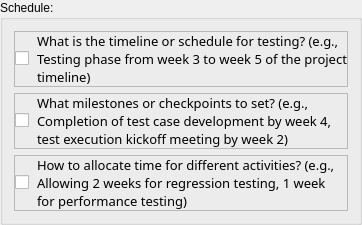
                      <widget class="QGroupBox" name="groupBox_7">
                       <property name="title">
                        <string>Schedule:</string>
                       </property>
                       <layout class="QVBoxLayout" name="verticalLayout_15">
                        <item>
                         <widget class="QFrame" name="frame_16">
                          <property name="frameShape">
                           <enum>QFrame::StyledPanel</enum>
                          </property>
                          <property name="frameShadow">
                           <enum>QFrame::Raised</enum>
                          </property>
                          <layout class="QHBoxLayout" name="horizontalLayout_21">
                           <property name="spacing">
                            <number>8</number>
                           </property>
                           <property name="leftMargin">
                            <number>0</number>
                           </property>
                           <property name="topMargin">
                            <number>0</number>
                           </property>
                           <property name="rightMargin">
                            <number>0</number>
                           </property>
                           <property name="bottomMargin">
                            <number>0</number>
                           </property>
                           <item>
                            <widget class="QCheckBox" name="c22">
                             <property name="sizePolicy">
                              <sizepolicy hsizetype="Fixed" vsizetype="Fixed">
                               <horstretch>0</horstretch>
                               <verstretch>0</verstretch>
                              </sizepolicy>
                             </property>
                             <property name="text">
                              <string/>
                             </property>
                            </widget>
                           </item>
                           <item>
                            <widget class="QLabel" name="label_20">
                             <property name="font">
                              <font>
                               <family>Cascadia Mono</family>
                               <pointsize>10</pointsize>
                               <weight>50</weight>
                               <italic>false</italic>
                               <bold>false</bold>
                              </font>
                             </property>
                             <property name="text">
                              <string>What is the timeline or schedule for testing? (e.g., Testing phase from week 3 to week 5 of the project timeline)</string>
                             </property>
                             <property name="wordWrap">
                              <bool>true</bool>
                             </property>
                            </widget>
                           </item>
                          </layout>
                         </widget>
                        </item>
                        <item>
                         <widget class="QFrame" name="frame_17">
                          <property name="frameShape">
                           <enum>QFrame::StyledPanel</enum>
                          </property>
                          <property name="frameShadow">
                           <enum>QFrame::Raised</enum>
                          </property>
                          <layout class="QHBoxLayout" name="horizontalLayout_22">
                           <property name="spacing">
                            <number>8</number>
                           </property>
                           <property name="leftMargin">
                            <number>0</number>
                           </property>
                           <property name="topMargin">
                            <number>0</number>
                           </property>
                           <property name="rightMargin">
                            <number>0</number>
                           </property>
                           <property name="bottomMargin">
                            <number>0</number>
                           </property>
                           <item>
                            <widget class="QCheckBox" name="c23">
                             <property name="sizePolicy">
                              <sizepolicy hsizetype="Fixed" vsizetype="Fixed">
                               <horstretch>0</horstretch>
                               <verstretch>0</verstretch>
                              </sizepolicy>
                             </property>
                             <property name="text">
                              <string/>
                             </property>
                            </widget>
                           </item>
                           <item>
                            <widget class="QLabel" name="label_21">
                             <property name="font">
                              <font>
                               <family>Cascadia Mono</family>
                               <pointsize>10</pointsize>
                               <weight>50</weight>
                               <italic>false</italic>
                               <bold>false</bold>
                              </font>
                             </property>
                             <property name="text">
                              <string>What milestones or checkpoints to set? (e.g., Completion of test case development by week 4, test execution kickoff meeting by week 2)</string>
                             </property>
                             <property name="wordWrap">
                              <bool>true</bool>
                             </property>
                            </widget>
                           </item>
                          </layout>
                         </widget>
                        </item>
                        <item>
                         <widget class="QFrame" name="frame_18">
                          <property name="frameShape">
                           <enum>QFrame::StyledPanel</enum>
                          </property>
                          <property name="frameShadow">
                           <enum>QFrame::Raised</enum>
                          </property>
                          <layout class="QHBoxLayout" name="horizontalLayout_23">
                           <property name="spacing">
                            <number>8</number>
                           </property>
                           <property name="leftMargin">
                            <number>0</number>
                           </property>
                           <property name="topMargin">
                            <number>0</number>
                           </property>
                           <property name="rightMargin">
                            <number>0</number>
                           </property>
                           <property name="bottomMargin">
                            <number>0</number>
                           </property>
                           <item>
                            <widget class="QCheckBox" name="c24">
                             <property name="sizePolicy">
                              <sizepolicy hsizetype="Fixed" vsizetype="Fixed">
                               <horstretch>0</horstretch>
                               <verstretch>0</verstretch>
                              </sizepolicy>
                             </property>
                             <property name="text">
                              <string/>
                             </property>
                            </widget>
                           </item>
                           <item>
                            <widget class="QLabel" name="label_22">
                             <property name="font">
                              <font>
                               <family>Cascadia Mono</family>
                               <pointsize>10</pointsize>
                               <weight>50</weight>
                               <italic>false</italic>
                               <bold>false</bold>
                              </font>
                             </property>
                             <property name="text">
                              <string>How to allocate time for different activities? (e.g., Allowing 2 weeks for regression testing, 1 week for performance testing)</string>
                             </property>
                             <property name="wordWrap">
                              <bool>true</bool>
                             </property>
                            </widget>
                           </item>
                          </layout>
                         </widget>
                        </item>
                       </layout>
                      </widget>
